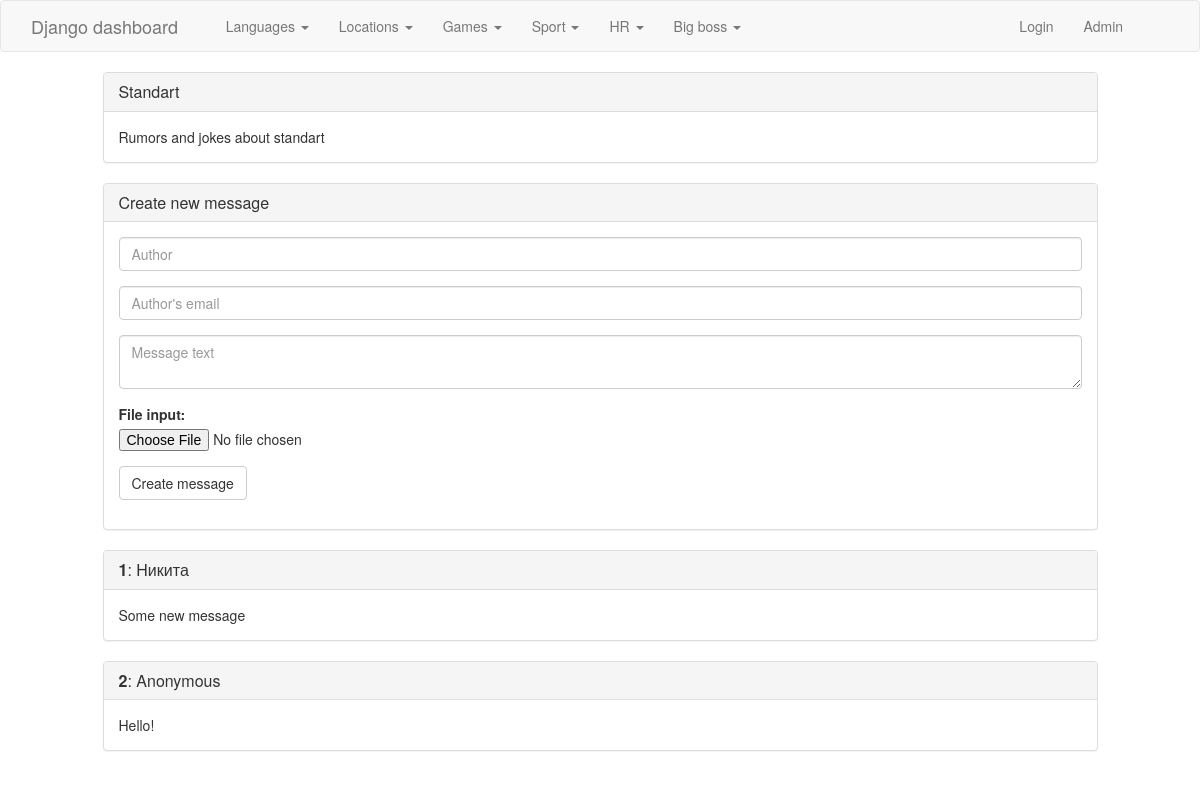
Page /topic/3/ on the earlier database version.
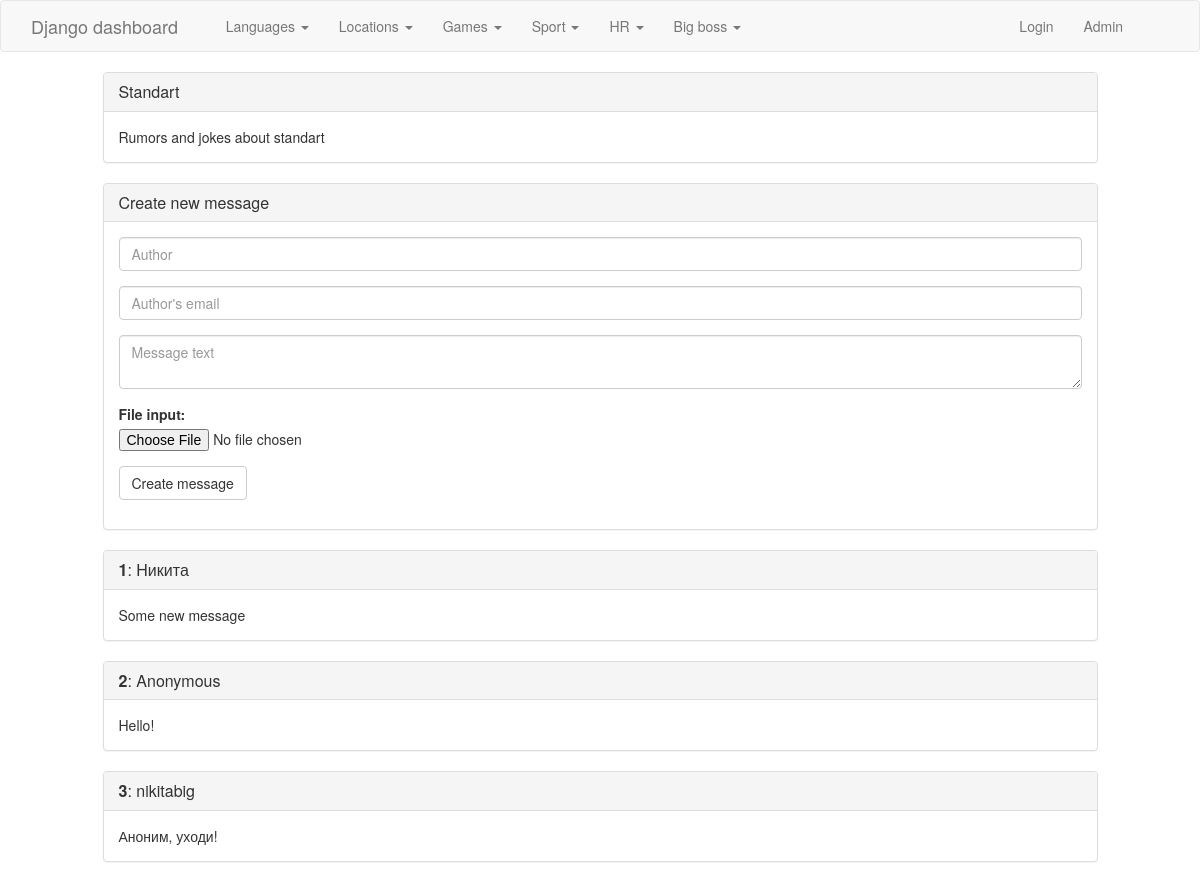
Same page on the later database version.
### simple_blog/models.py (models this page shows, shortened)
@python_2_unicode_compatible
class Category(models.Model):
    class Meta:
        verbose_name_plural = 'categories'
    name = models.CharField(max_length=255)
    protected = models.BooleanField(default=False)
    pub_date = models.DateTimeField('publish date', auto_now_add=True)
    def __str__(self):
        return self.name

@python_2_unicode_compatible
class Message(models.Model):
    topic = models.ForeignKey(Topic, on_delete=models.CASCADE)
    author = models.CharField(max_length=255)
    email = models.CharField(max_length=255)
    text = models.TextField()
    docfile = models.FileField(upload_to='messages/', null=True)
    pub_date = models.DateTimeField('publish date', auto_now_add=True)

### simple_blog/views.py (the view)
# urls.py: url(r'^topic/(?P<topic_id>[0-9]+)/$', views.topic, name='topic'),
def topic(request, topic_id):
    topic = get_object_or_404(Topic, pk=topic_id)
    if topic.subcategory.category.protected and (not request.user.is_authenticated()):
        messages.error(request, 'You need to be logged in to have access to private topic.')
        return HttpResponseRedirect(reverse('index', args=()))
    return render(request, 'dashboard/topic.html', {'topic': topic})

### simple_blog/models.py (called while the page is built)
    def __str__(self):
        return self.name

### simple_blog/templatetags/helpers.py (called while the page is built)
@register.inclusion_tag('includes/category_nav.html')
def category_nav():
    categories = Category.objects.order_by('-pub_date')
    return {'categories': categories}

@register.inclusion_tag('includes/image_check.html')
def image_check(image):
    if image:
        img_path = image.url
        file_type = imghdr.what(image.path)
        if file_type == 'png' or file_type == 'jpeg' or file_type == 'gif' or file_type == 'jpg':
            return {'image': img_path}
    return {'image': None}

### simple_blog/templates/dashboard/topic.html (shortened to what this page needs)
{% load helpers %}
<html>
  <head>
    {% include 'includes/headers.html' %}
  </head>
  <body>
    {% include 'includes/nav.html' %}
    <div class="row">
      <div class="col-md-offset-1 col-md-10">
        <div class="row">
            <div class="col-md-12">
              <div class="panel panel-default">
                <div class="panel-heading">
                  <h3 class="panel-title">{{ topic.name }}</h3>
                </div>
                <div class="panel-body">
                  {{ topic.description }}
                </div>
              </div>
            </div>
        </div>
        <div class="row">
          <div class="col-md-12">
            <div class="panel panel-default">
              <div class="panel-heading">
                <h3 class="panel-title">Create new message</h3>
              </div>
              <div class="panel-body">
                <form method="post" action="{% url 'new_message' topic.id %}" enctype="multipart/form-data">
                  <div class="form-group">
                    <input type="text" class="form-control" name="author" placeholder="Author" {% if user.is_authenticated %} value="{{ user.username }}" readonly="true" {% endif %}>
                  </div>
                  <div class="form-group">
                    <input type="email" class="form-control" name="email" placeholder="Author's email" {% if user.is_authenticated %} value="{{ user.email }}" readonly="true" {% endif %}>
                  </div>
                  <div class="form-group">
                    <textarea type="text" class="form-control" name="text" rows="2" placeholder="Message text" required="true"></textarea>
                  </div>
                  <div class="form-group">
                    <label for="docfile">File input: </label>
                    <input type="file" name="docfile">
                  </div>
                  <button type="submit" class="btn btn-default">Create message</button>
                </form>
              </div>
            </div>
          </div>
        </div>
        <div class="row">
          {% for message in topic.message_set.all %}
            <div class="col-md-12">
              <div class="panel panel-default">
                <div class="panel-heading">
                  <h3 class="panel-title">
                    <strong>{{forloop.counter}}</strong>:
                    {% if message.author %}
                      {{ message.author }}
                    {% else %}
                      Anonymous
                    {% endif %}
                  </h3>
                </div>
                <div class="panel-body">
                  {{ message.text }}
                </div>
              </div>
            </div>
          {% endfor %}
        </div>
      </div>
    </div>
  </body>
</html>

### simple_blog/templates/includes/category_nav.html (shortened to what this page needs)
<ul class="nav navbar-nav">
  {% for category in categories %}
  <li class="dropdown">
    <a href="#" class="dropdown-toggle" data-toggle="dropdown" role="button" aria-haspopup="true" aria-expanded="false">{{ category }} <span class="caret"></span></a>
  </li>
  {% endfor %}
</ul>

Differences in the rows shown:
added Message: author "nikitabig", text "Аноним, уходи!"
